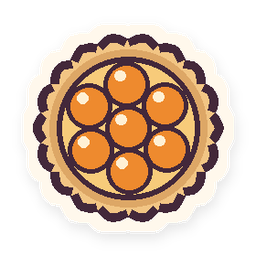
#> input picture assets/board/cake_apricot@2x.png, 256 x 256 px, given in place of btn_round_normal@2x.png, which was not available
$ python preview_p1_screen.py
#> lines starting #> are read from the running program, lines starting #| are printed output that depends on the picture
### art/tools/ttdraw.py
"""Game #4 (tea-bakery) procedural art-direction renderer (Pillow + numpy). All original, no outside art."""
import math, numpy as np
from PIL import Image, ImageDraw, ImageFilter, ImageFont, ImageChops
import ttcolor as T

FD="/usr/share/fonts/truetype/sand-box/google/"
import os
_HERE=os.path.dirname(os.path.abspath(__file__))
UI_FONT=os.environ.get("TT_UI_FONT","lexend")  # "atkinson" = Atkinson Hyperlegible Next (static, from SD @a795a1a)
def font(kind,size,w=None):
    if kind=="ui" and UI_FONT=="atkinson":
        wt=700 if (w or 400)>=650 else (500 if (w or 400)>=450 else 400)
        return ImageFont.truetype(os.path.join(_HERE,"fonts","AtkinsonHyperlegibleNext-%s.ttf"%{400:"Regular",500:"Medium",700:"Bold"}[wt]),int(size))
    p={"display":FD+"DM Serif Display/DMSerifDisplay-Regular.ttf",
       "ui":FD+"Lexend/Lexend-VariableFont_wght.ttf",
       "script":FD+"Dancing Script/DancingScript-VariableFont_wght.ttf"}[kind]
    f=ImageFont.truetype(p,int(size))
    if w is not None:
        try: f.set_variation_by_axes([w])
        except Exception: pass
    return f

UI={n:h for n,h,_ in T.UI}
REG=[(n,h,p) for n,h,p in T.REGIONS]
def rgb(h,a=255):
    c=tuple(int(h.lstrip('#')[i:i+2],16) for i in (0,2,4)); return c+(a,)
# [4 lines left out: function shade, not called in this run]
def mix(h1,h2,t):
    a=np.array(rgb(h1)[:3]);b=np.array(rgb(h2)[:3]);return tuple(int(x) for x in a*(1-t)+b*t)+(255,)

# ---------------- puzzle generation ----------------
# [255 lines left out: functions gen_board, pattern_layer, piece, icon, teapot, cakestand, not called in this run]

### art/tools/preview_p1_screen.py
"""P1 verification mock: 390x844 portrait board + settings modal built ONLY from shipped sprites (rendered @2x).
Applies SPEC v1.0.1 sec.10 mock deltas: no star chip, D-02 rules text, Undo/Hint/Reset, 358 px board."""
import numpy as np
from PIL import Image, ImageDraw
from ttdraw import font, gen_board
from ttb2 import render_board_b2
A="/workspace/tea-and-tarts/assets"; K=2
INK=(67,40,58,255)
def L(p): return Image.open(f"{A}/{p}@2x.png").convert("RGBA")
def nine(img,w,h,m):
    m=m*K; W,H=img.size; out=Image.new("RGBA",(w,h),(0,0,0,0))
    xs=[0,m,W-m,W]; ys=[0,m,H-m,H]; xd=[0,m,w-m,w]; yd=[0,m,h-m,h]
    for i in range(3):
        for j in range(3):
            tw,th=xd[i+1]-xd[i],yd[j+1]-yd[j]
            if tw<=0 or th<=0: continue
            out.alpha_composite(img.crop((xs[i],ys[j],xs[i+1],ys[j+1])).resize((tw,th),Image.LANCZOS),(xd[i],yd[j]))
    return out
def put(im,sp,x,y,w=None,h=None):
    if w: sp=sp.resize((int(w*K),int((h or w)*K)),Image.LANCZOS)
    im.alpha_composite(sp,(int(x*K),int(y*K)))
def text(d,xy,s,size,w=500,col=INK,anchor="la",kind="ui"):
    d.text((xy[0]*K,xy[1]*K),s,fill=col,font=font(kind,size*K,w),anchor=anchor)
def wrap(s,size,maxw,w=400):
    f=font("ui",size*K,w); out=[];cur=""
    for word in s.split():
        t=(cur+" "+word).strip()
        if f.getlength(t)>maxw*K and cur: out.append(cur); cur=word
        else: cur=t
    return out+[cur]
def board_screen():
    im=Image.new("RGBA",(390*K,844*K),(246,227,222,255)); d=ImageDraw.Draw(im)
#> after `im = Image.new('RGBA', (390 * K, 844 * K), (246, 227, 222, 255))`:
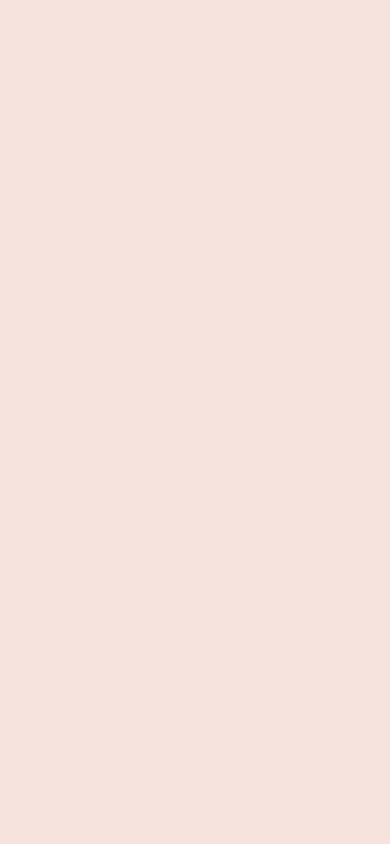
#> im: PIL image 780x1688 RGBA (shown at 1/2 size); mean R, G, B, A 246, 227, 222, 255
    put(im,L("ui/btn_round_normal"),12,0,56); put(im,L("ui/icons/icon_home"),24,12,32)
#> in L, returned value is the input picture: PIL image 256x256 RGBA; mean R, G, B, A 104.5, 82, 64.2, 138.7
#> in put, `if w: sp=sp.resize((int(w*K),int((h or w)*K)),Image.LANCZOS)`:
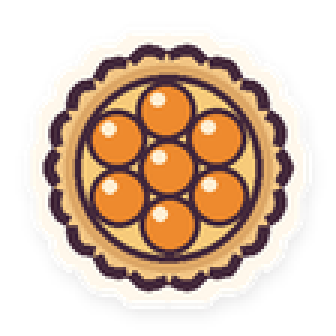
#> sp: PIL image 112x112 RGBA (shown 3 times larger); mean R, G, B, A 107.7, 85.5, 67.8, 138.5; transparent parts drawn white
#> call 2 of L, with p = 'ui/icons/icon_home'
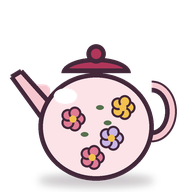
#> input picture assets/decor/decor_1_teapot@2x.png, 192 x 192 px, given in place of icon_home@2x.png, which was not available
#> in L, returned value is the input picture: PIL image 192x192 RGBA; mean R, G, B, A 66.7, 55, 58.3, 87.3
#> call 2 of put, with x = 24, y = 12, w = 32
#> in put (call 2), `if w: sp=sp.resize((int(w*K),int((h or w)*K)),Image.LANCZOS)`:
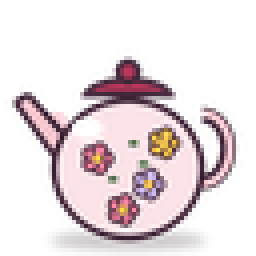
#> sp: PIL image 64x64 RGBA (shown 4 times larger); mean R, G, B, A 70, 57.1, 61.4, 87.2; transparent parts drawn white
    put(im,L("ui/btn_round_normal"),322,0,56); put(im,L("ui/icons/icon_settings"),334,12,32)
    text(d,(195,20),"Chapter 2 · Tray 3/5",17,600,anchor="mm")
    for i in range(5): put(im,L("ui/progress_dot_on" if i<2 else "ui/progress_dot_off"),155+i*16,34,12)
    # coach bubble (hint)
    bb=nine(L("ui/coach_bubble"),358*K,64*K,28); im.alpha_composite(bb,(16*K,60*K)); put(im,L("ui/coach_tail"),180,121,24,18)
    for i,ln in enumerate(wrap("Hint: the lavender patch has only one row left. Its cake must go there.",15,326)):
        text(d,(30,70+i*20),ln,15,400)
    n=8; reg,sol=gen_board(n,11); BS=358; cell=BS/n
    put(im,nine(L("board/tray_frame"),(BS+20)*K,(BS+22)*K,32),6,146)
    brd=render_board_b2(n,reg,{},BS*K); im.alpha_composite(brd,(16*K,156*K))
    cells={sol[0]:"cake",sol[3]:"cake",(sol[3][0],sol[3][1]+1 if sol[3][1]<n-1 else sol[3][1]-1):"conflict_pair",(1,1):"mold",(1,2):"auto",(2,2):"auto",(5,6):"mold"}
    hint_r=sol[5][0]
    for c in range(n): put(im,L("board/overlay_hint_unit"),16+c*cell+cell*0.0375,156+hint_r*cell+cell*0.0375,cell*0.925)
    put(im,L("board/overlay_hint_target"),16+sol[5][1]*cell+cell*0.0375,156+hint_r*cell+cell*0.0375,cell*0.925)
    for (r,c),st in cells.items():
        x0=16+c*cell; y0=156+r*cell; t=cell*0.925; o=cell*0.0375
        if st in("cake","conflict_pair") and (r,c)!=sol[0]:
            put(im,L("board/overlay_conflict"),x0+o,y0+o,t)
        if st in("cake","conflict_pair"):
            put(im,L("board/cake_berry"),x0,y0+cell*0.02,cell)
            if (r,c)!=sol[0]: put(im,L("board/badge_conflict"),x0+o,y0+o,t)
        else:
            m=L("board/mold"); s=cell*0.70
            if st=="auto": a=np.array(m); a[...,3]=(a[...,3]*0.5).astype(np.uint8); m=Image.fromarray(a)
            put(im,m,x0+(cell-s)/2,y0+(cell-s)/2,s)
    # tools
    y=530; bw=(358-2*10)/3
    for i,(ic,lab) in enumerate((("undo","Undo"),("hint","Hint"),("reset","Reset"))):
        x=16+i*(bw+10); put(im,nine(L("ui/btn_tool_normal"),int(bw*K),60*K,24),x,y)
        put(im,L(f"ui/icons/icon_{ic}"),x+18,y+14,28); text(d,(x+52,y+28),lab,17,600,anchor="lm")
        if ic=="hint": put(im,L("ui/badge_free_hint"),x+bw-26,y-6,24)
    # rules card (D-02)
    rc=nine(L("ui/panel_card"),358*K,140*K,32); im.alpha_composite(rc,(16*K,606*K))
    yy=622
    for s in ("One cake in every row, column and color.","Cakes can't touch — not even corners — or they'll stick in the oven!"):
        for ln in wrap(s,16,326): text(d,(32,yy),ln,16,400); yy+=22
        yy+=6
    ch=nine(L("ui/chip_honey"),190*K,40*K,18); im.alpha_composite(ch,(100*K,766*K)); put(im,L("ui/icons/icon_streak"),116,773,24)
    text(d,(146,786),"Bake of the Day · 4",15,600,anchor="lm")
    put(im,L("ui/pointer_hand"),16+sol[5][1]*cell+cell*0.3,156+hint_r*cell+cell*0.45,56)
    return im,yy
def settings_screen(bg):
    im=bg.copy(); ov=Image.new("RGBA",im.size,(67,40,58,115)); im.alpha_composite(ov); d=ImageDraw.Draw(im)
    im.alpha_composite(nine(L("ui/panel_modal"),342*K,470*K,32),(24*K,170*K))
    text(d,(195,206),"Settings",28,400,anchor="mm",kind="display")
    put(im,L("ui/btn_round_normal"),318,180,48); put(im,L("ui/icons/icon_close"),330,192,24)
    rows=[("sound_on","Sound",True),("music_off","Music",False),("check","Auto-molds",True),("undo","Tap order: cake first",False)]
    for i,(ic,lab,on) in enumerate(rows):
        y=250+i*64; put(im,L(f"ui/icons/icon_{ic}"),48,y+6,28); text(d,(88,y+20),lab,17,500,anchor="lm")
        put(im,L("ui/toggle_on" if on else "ui/toggle_off"),278,y+2,64,36)
        d.line([(48*K,(y+52)*K),(342*K,(y+52)*K)],fill=(231,211,195,255),width=2*K)
    put(im,nine(L("ui/btn_tool_normal"),294*K,56*K,24),48,520); text(d,(195,546),"Reset progress",17,600,anchor="mm")
    put(im,nine(L("ui/btn_primary_normal"),294*K,56*K,24),48,580); text(d,(195,606),"Done",17,600,col=(255,248,236,255),anchor="mm")
    return im
#> (the run stopped early here; a loop or call above may not have finished)
